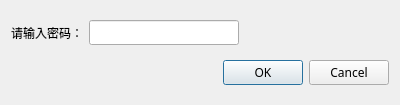
<?xml version="1.0" encoding="UTF-8"?>
<ui version="4.0">
 <class>PasswordValidateDialog</class>
 <widget class="QDialog" name="PasswordValidateDialog">
  <property name="geometry">
   <rect>
    <x>0</x>
    <y>0</y>
    <width>400</width>
    <height>105</height>
   </rect>
  </property>
  <property name="font">
   <font>
    <family>微软雅黑</family>
   </font>
  </property>
  <property name="contextMenuPolicy">
   <enum>Qt::DefaultContextMenu</enum>
  </property>
  <property name="windowTitle">
   <string>密码验证</string>
  </property>
  <layout class="QHBoxLayout" name="horizontalLayout_2">
   <item>
    <layout class="QVBoxLayout" name="verticalLayout">
     <item>
      <layout class="QHBoxLayout" name="horizontalLayout">
       <item>
        <widget class="QLabel" name="label">
         <property name="text">
          <string>请输入密码：</string>
         </property>
         <property name="buddy">
          <cstring>passwordLineEdit</cstring>
         </property>
        </widget>
       </item>
       <item>
        <widget class="QLineEdit" name="passwordLineEdit"/>
       </item>
       <item>
        <spacer name="horizontalSpacer">
         <property name="orientation">
          <enum>Qt::Horizontal</enum>
         </property>
         <property name="sizeType">
          <enum>QSizePolicy::Expanding</enum>
         </property>
         <property name="sizeHint" stdset="0">
          <size>
           <width>40</width>
           <height>20</height>
          </size>
         </property>
        </spacer>
       </item>
      </layout>
     </item>
     <item>
      <widget class="QDialogButtonBox" name="buttonBox">
       <property name="orientation">
        <enum>Qt::Horizontal</enum>
       </property>
       <property name="standardButtons">
        <set>QDialogButtonBox::Cancel|QDialogButtonBox::Ok</set>
       </property>
      </widget>
     </item>
    </layout>
   </item>
  </layout>
 </widget>
 <tabstops>
  <tabstop>passwordLineEdit</tabstop>
 </tabstops>
 <resources/>
 <connections>
  <connection>
   <sender>buttonBox</sender>
   <signal>rejected()</signal>
   <receiver>PasswordValidateDialog</receiver>
   <slot>reject()</slot>
   <hints>
    <hint type="sourcelabel">
     <x>297</x>
     <y>89</y>
    </hint>
    <hint type="destinationlabel">
     <x>286</x>
     <y>104</y>
    </hint>
   </hints>
  </connection>
 </connections>
</ui>
